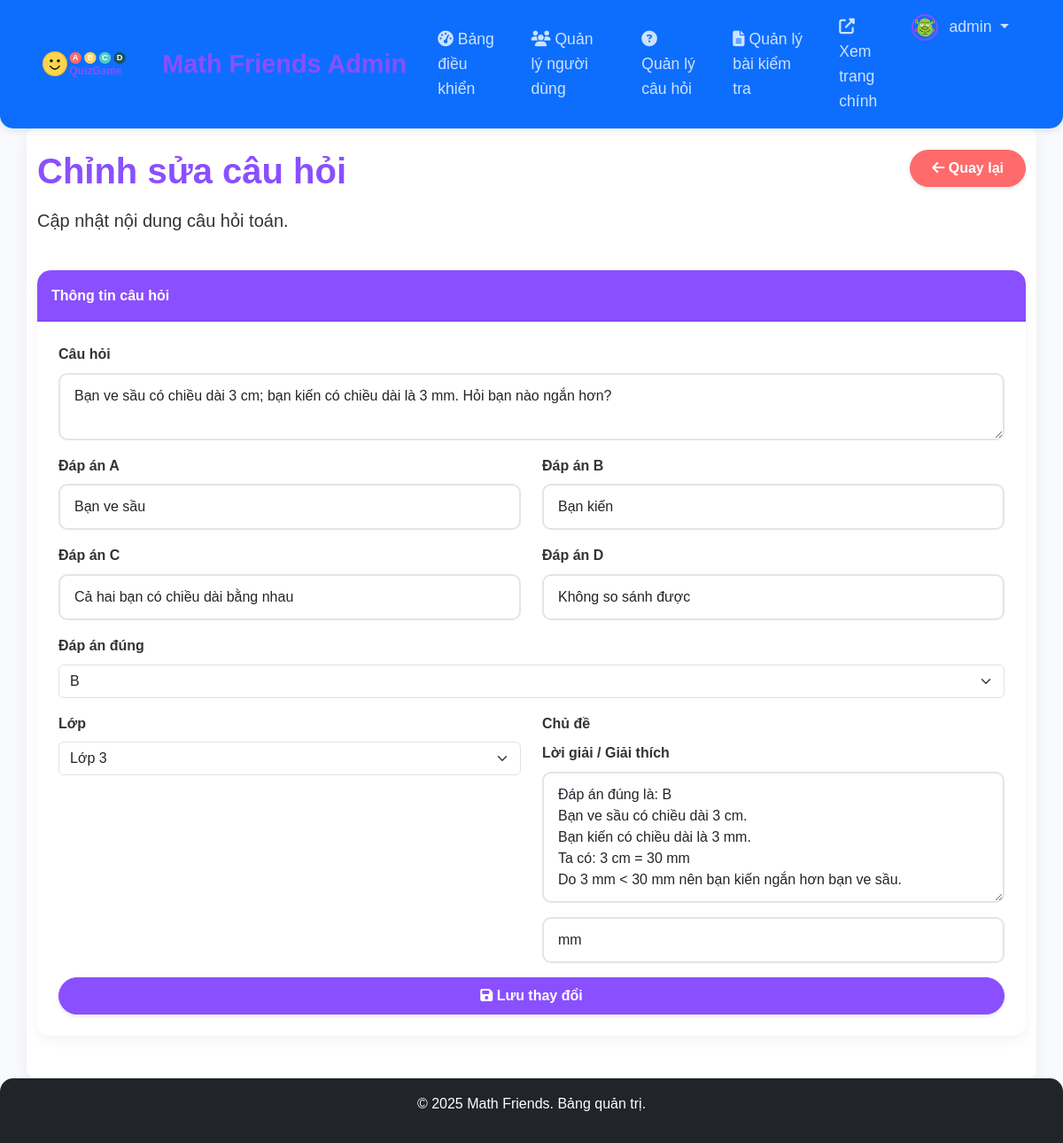
The page /admin/edit_question.php?id=22 (signed in) on the database its author committed.
### tables this page shows
CREATE TABLE `math_questions` (
  `id` int(11) NOT NULL,
  `question_text` text NOT NULL,
  `option_a` text NOT NULL,
  `option_b` text NOT NULL,
  `option_c` text NOT NULL,
  `option_d` text NOT NULL,
  `correct_answer` char(1) NOT NULL COMMENT 'A, B, C hoặc D',
  `explanation` text DEFAULT NULL,
  `grade_level` int(11) NOT NULL COMMENT 'Lớp 1-5',
  `difficulty` enum('easy','medium','hard') NOT NULL,
  `topic` varchar(50) NOT NULL COMMENT 'phép cộng, phép trừ, ...',
  `created_at` timestamp NOT NULL DEFAULT current_timestamp(),
  `updated_at` timestamp NOT NULL DEFAULT current_timestamp() ON UPDATE current_timestamp()
);

### admin/edit_question.php (the view, shortened to what this page needs)
<?php
require_once '../includes/config.php';
$question_id = intval($_GET['id']);
$stmt = mysqli_prepare($conn, "SELECT * FROM math_questions WHERE id = ?");
mysqli_stmt_bind_param($stmt, "i", $question_id);
mysqli_stmt_execute($stmt);
$result = mysqli_stmt_get_result($stmt);
$question = mysqli_fetch_assoc($result);
include 'includes/admin_header.php';
?>
<div class="row mb-4">
    <div class="col-md-8">
        <h1>Chỉnh sửa câu hỏi</h1>
        <p class="lead">Cập nhật nội dung câu hỏi toán.</p>
    </div>
    <div class="col-md-4 text-end">
        <a href="manage_questions.php" class="btn btn-secondary"><i class="fas fa-arrow-left"></i> Quay lại</a>
    </div>
</div>
<div class="card">
    <div class="card-header"><strong>Thông tin câu hỏi</strong></div>
    <div class="card-body">
        <form method="POST" action="">
            <div class="mb-3">
                <label class="form-label">Câu hỏi</label>
                <textarea name="question_text" class="form-control tinymce"><?php echo htmlspecialchars($question['question_text']); ?></textarea>
            </div>
            <div class="row mb-3">
                <div class="col-md-6">
                    <label class="form-label">Đáp án A</label>
                    <input type="text" class="form-control" name="option_a" value="<?php echo htmlspecialchars($question['option_a']); ?>" required>
                </div>
                <div class="col-md-6">
                    <label class="form-label">Đáp án B</label>
                    <input type="text" class="form-control" name="option_b" value="<?php echo htmlspecialchars($question['option_b']); ?>" required>
                </div>
            </div>
            <div class="row mb-3">
                <div class="col-md-6">
                    <label class="form-label">Đáp án C</label>
                    <input type="text" class="form-control" name="option_c" value="<?php echo htmlspecialchars($question['option_c']); ?>" required>
                </div>
                <div class="col-md-6">
                    <label class="form-label">Đáp án D</label>
                    <input type="text" class="form-control" name="option_d" value="<?php echo htmlspecialchars($question['option_d']); ?>" required>
                </div>
            </div>
            <div class="mb-3">
                <label class="form-label">Đáp án đúng</label>
                <select name="correct_answer" class="form-select" required>
                    <?php foreach (['A', 'B', 'C', 'D'] as $opt): ?>
                        <option value="<?php echo $opt; ?>" <?php echo ($question['correct_answer'] == $opt) ? 'selected' : ''; ?>><?php echo $opt; ?></option>
                    <?php endforeach; ?>
                </select>
            </div>
            <div class="row mb-3">
                <div class="col-md-6">
                    <label class="form-label">Lớp</label>
                    <select name="grade_level" class="form-select" required>
                        <?php for ($i = 1; $i <= 5; $i++): ?>
                            <option value="<?php echo $i; ?>" <?php echo ($question['grade_level'] == $i) ? 'selected' : ''; ?>>Lớp <?php echo $i; ?></option>
                        <?php endfor; ?>
                    </select>
                </div>
                <div class="col-md-6">
                    <label class="form-label">Chủ đề</label>
					<div class="mb-3">
    <label class="form-label">Lời giải / Giải thích</label>
    <textarea name="explanation" class="form-control tinymce" rows="5"><?php echo htmlspecialchars($question['explanation']); ?></textarea>
   </div>
                    <input type="text" class="form-control" name="topic" value="<?php echo htmlspecialchars($question['topic']); ?>">
                </div>
            </div>
            <div class="d-grid">
                <button type="submit" class="btn btn-primary"><i class="fas fa-save"></i> Lưu thay đổi</button>
            </div>
        </form>
    </div>
</div>
<?php include 'includes/admin_footer.php'; ?>

### css/style.css (style rules this page uses)
:root { --primary-color: #8A4FFF; --secondary-color: #FF6B6B; --accent-color: #4ECDC4; --background-color: #F7F9FC; --success-color: #76E383; --warning-color: #FFD166; --danger-color: #FF4F5E; --text-color: #333333; --light-color: #FFFFFF; }
body { font-family: 'Rounded Mplus 1c', 'Quicksand', 'Comic Sans MS', sans-serif; background-color: var(--background-color); color: var(--text-color); font-size: 16px; line-height: 1.6; overflow-x: hidden; }
h1, h2, h3, h4, h5, h6 { font-weight: 700; margin-bottom: 1rem; color: var(--primary-color); }
.card { border: none; border-radius: 15px; box-shadow: 0 5px 15px rgba(0, 0, 0, 0.05); transition: all 0.3s ease; margin-bottom: 1.5rem; overflow: hidden; }
.card-header { background-color: var(--primary-color); color: var(--light-color); font-weight: bold; border-radius: 15px 15px 0 0 !important; padding: 1rem; }
.card-body { padding: 1.5rem; }
.btn { border-radius: 30px; padding: 0.5rem 1.5rem; font-weight: 600; transition: all 0.3s ease; box-shadow: 0 2px 5px rgba(0, 0, 0, 0.1); }
.btn-primary { background-color: var(--primary-color); border-color: var(--primary-color); }
.btn-secondary { background-color: var(--secondary-color); border-color: var(--secondary-color); }
.form-control { border-radius: 10px; padding: 0.75rem 1rem; border: 2px solid #E1E5EA; font-size: 1rem; transition: all 0.3s ease; }
.form-label { font-weight: 600; margin-bottom: 0.5rem; color: var(--text-color); }

### css/admin.css (style rules this page uses)
.btn-primary { background-color: #8A4FFF; border-color: #8A4FFF; }
.form-label { font-weight: 600; }

### rows shown on the page
math_questions: question_text "Bạn ve sầu có chiều dài 3 cm; bạn kiến có chiều dài là 3 mm. Hỏi bạn nào ngắn hơn?", option_a "Bạn ve sầu", option_b "Bạn kiến", option_c "Cả hai bạn có chiều dài bằng nhau", option_d "Không so sánh được", correct_answer "B", grade_level "Lớp 3", explanation "Đáp án đúng là: B Bạn ve sầu có chiều dài 3 cm. Bạn kiến có chiều dài là 3 mm. Ta có: 3 cm = 30 mm Do 3 mm < 30 mm nên bạn kiến ngắn hơn bạn ve sầu.", topic "mm"

### other values the page prints
$_SESSION['username'] "admin"
